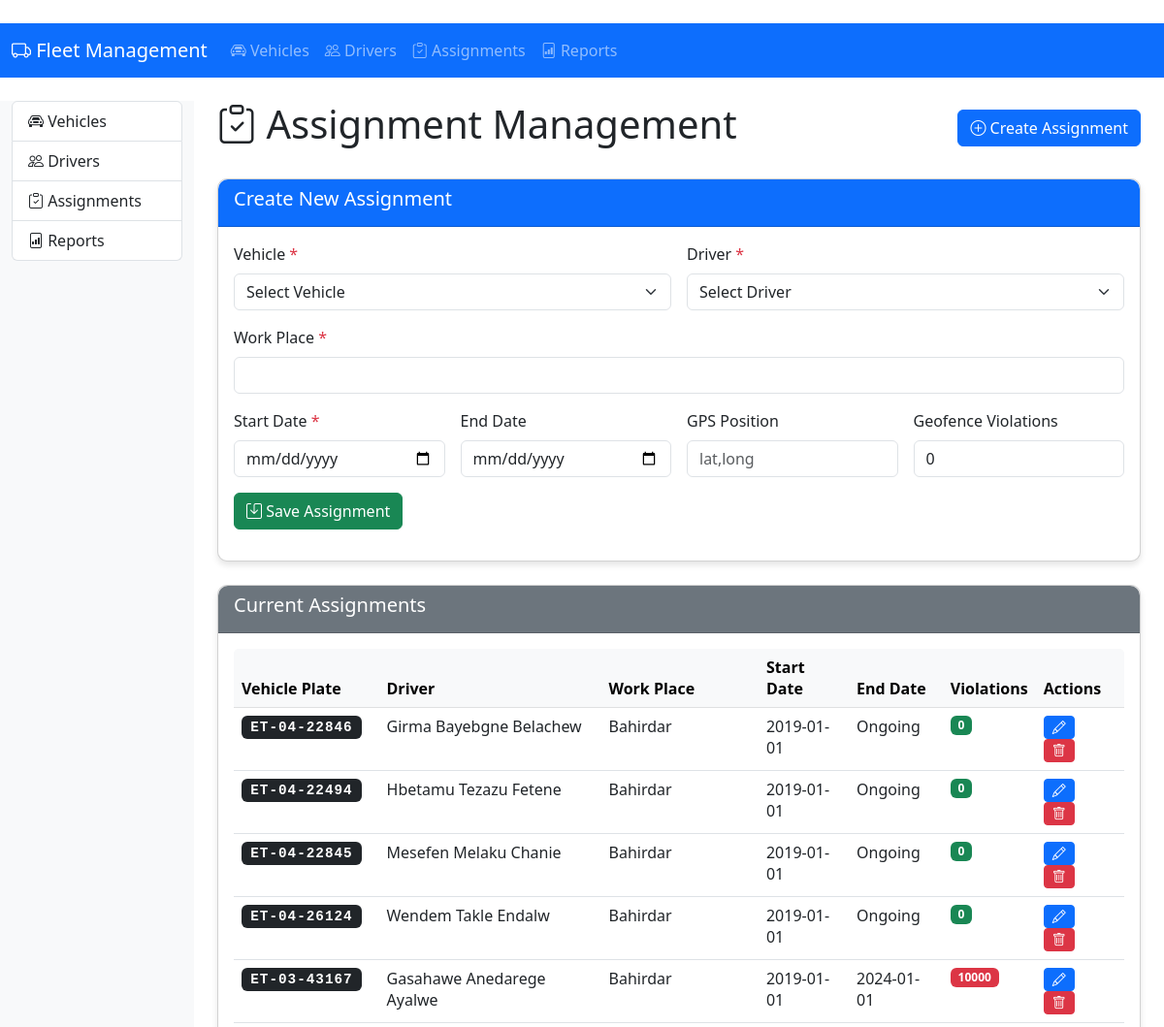
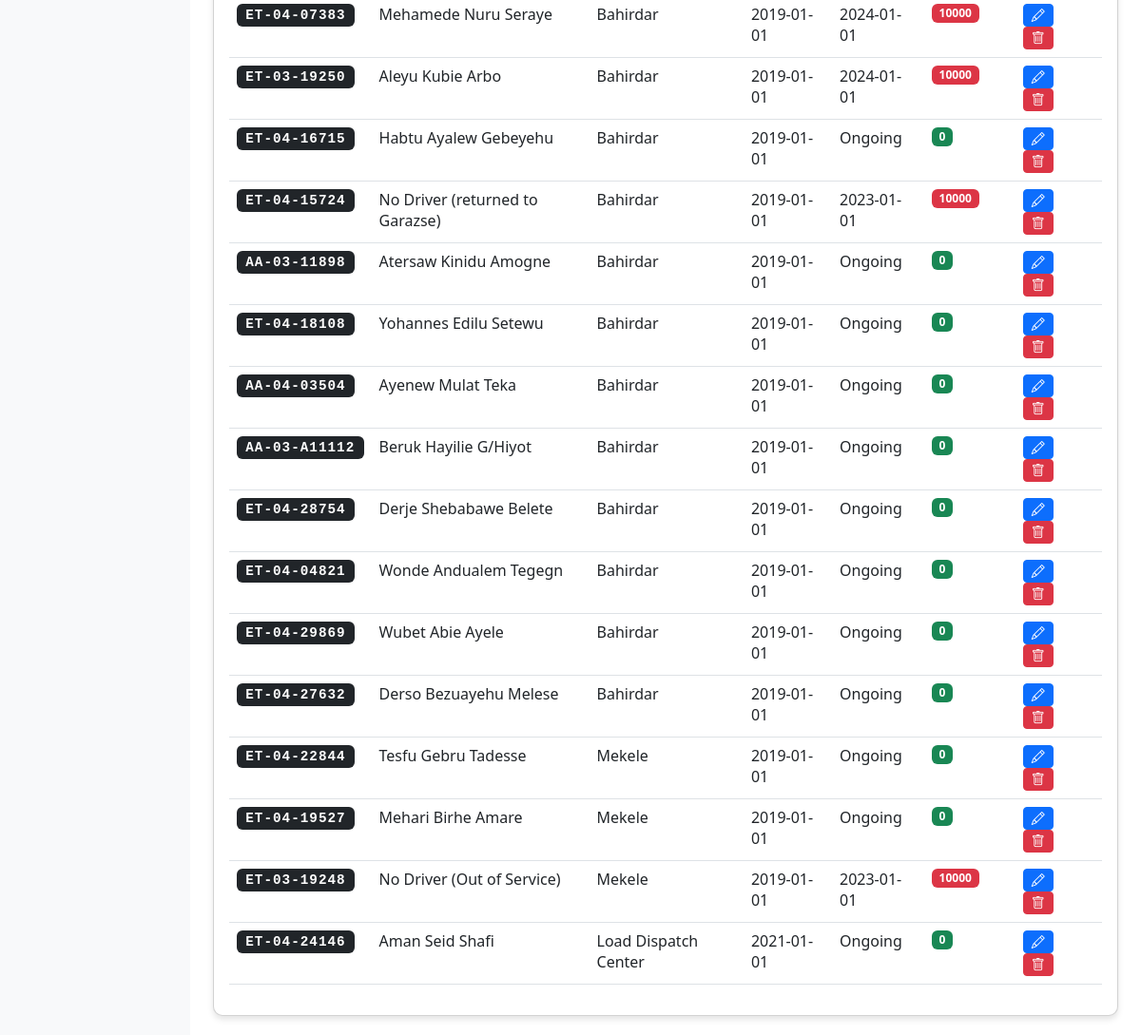
The app's page /assignments with its own data (2 pictures, top to bottom).
### app.py (models this page shows)
class Assignment(db.Model):
    id = db.Column(db.Integer, primary_key=True)
    plate_number = db.Column(db.String(20), db.ForeignKey('vehicle.plate_number'))
    driver_id = db.Column(db.Integer, db.ForeignKey('driver.id'))
    work_place = db.Column(db.String(100))
    start_date = db.Column(db.Date)
    end_date = db.Column(db.Date)
    gps_position = db.Column(db.String(50))
    geofence_violations = db.Column(db.Integer)

class Vehicle(db.Model):
    plate_number = db.Column(db.String(20), primary_key=True)
    chasis = db.Column(db.String(50), unique=True, nullable=False)
    vehicle_type = db.Column(Enum(*VEHICLE_TYPES, name='vehicle_types'))
    make = db.Column(db.String(50))
    model = db.Column(db.String(50))
    year = db.Column(db.String(4))
    fuel_type = db.Column(Enum(*FUEL_TYPES, name='fuel_types'))
    fuel_capacity = db.Column(db.Float)
    fuel_consumption = db.Column(db.Float)
    loading_capacity = db.Column(db.String(100))
    assigned_for = db.Column(Enum(*ASSIGNMENT_TYPES, name='assignment_types'))
    compliance = db.relationship('Compliance', backref='vehicle', uselist=False)
    maintenance = db.relationship('Maintenance', backref='vehicle')
    assignments = db.relationship('Assignment', backref='vehicle')

class Driver(db.Model):
    id = db.Column(db.Integer, primary_key=True)
    name = db.Column(db.String(100), nullable=False)
    id_number = db.Column(db.String(50), unique=True)
    phone = db.Column(db.String(15))
    reporting_to = db.Column(db.String(100))
    assignments = db.relationship('Assignment', backref='driver')

### app.py (the view, shortened to what this page needs)
@app.route('/assignments', methods=['GET', 'POST'])
def manage_assignments():
    assignments = Assignment.query.all()
    vehicles = Vehicle.query.all()
    drivers = Driver.query.all()
    return render_template('assignments.html', assignments=assignments, vehicles=vehicles, drivers=drivers)

### app.py (called while the page is built)
@app.before_request
def create_tables():
    db.create_all()

### templates/assignments.html (shortened to what this page needs)
﻿{% extends "base.html" %}
{% block content %}
<div class="container">
    <div class="d-flex justify-content-between align-items-center mb-4">
        <h1><i class="bi bi-clipboard-check"></i> Assignment Management</h1>
        <a href="/assignments" class="btn btn-primary">
            <i class="bi bi-plus-circle"></i> Create Assignment
        </a>
    </div>
    <div class="card">
        <div class="card-header bg-primary text-white">
            <h5>Create New Assignment</h5>
        </div>
        <div class="card-body">
            <form method="POST">
                <div class="row g-3">
                    <div class="col-md-6">
                        <label class="form-label">Vehicle <span class="text-danger">*</span></label>
                        <select class="form-select" name="plate_number" required>
                            <option value="" disabled selected>Select Vehicle</option>
                        </select>
                    </div>
                    <div class="col-md-6">
                        <label class="form-label">Driver <span class="text-danger">*</span></label>
                        <select class="form-select" name="driver_id" required>
                            <option value="" disabled selected>Select Driver</option>
                        </select>
                    </div>
                    <div class="col-md-12">
                        <label class="form-label">Work Place <span class="text-danger">*</span></label>
                        <input type="text" class="form-control" name="work_place" required>
                    </div>
                    <div class="col-md-3">
                        <label class="form-label">Start Date <span class="text-danger">*</span></label>
                        <input type="date" class="form-control" name="start_date" required>
                    </div>
                    <div class="col-md-3">
                        <label class="form-label">End Date</label>
                        <input type="date" class="form-control" name="end_date">
                    </div>
                    <div class="col-md-3">
                        <label class="form-label">GPS Position</label>
                        <input type="text" class="form-control" name="gps_position" placeholder="lat,long">
                    </div>
                    <div class="col-md-3">
                        <label class="form-label">Geofence Violations</label>
                        <input type="number" class="form-control" name="geofence_violations" value="0">
                    </div>
                    <div class="col-12">
                        <button type="submit" class="btn btn-success">
                            <i class="bi bi-save"></i> Save Assignment
                        </button>
                    </div>
                </div>
            </form>
        </div>
    </div>
    <div class="card mt-4">
        <div class="card-header bg-secondary text-white">
            <h5>Current Assignments</h5>
        </div>
        <div class="card-body">
            <div class="table-responsive">
                <table class="table table-hover">
                    <thead class="table-light">
                        <tr>
                            <th>Vehicle Plate</th>
                            <th>Driver</th>
                            <th>Work Place</th>
                            <th>Start Date</th>
                            <th>End Date</th>
                            <th>Violations</th>
                            <th>Actions</th>
                        </tr>
                    </thead>
                    <tbody>
                        {% for assignment in assignments %}
                        <tr>
                            <td><span class="badge bg-dark plate-badge">{{ assignment.vehicle.plate_number }}</span></td>
                            <td>{{ assignment.driver.name }}</td>
                            <td>{{ assignment.work_place }}</td>
                            <td>{{ assignment.start_date }}</td>
                            <td>{{ assignment.end_date or 'Ongoing' }}</td>
                            <td>
                                <span class="badge bg-{{ 'danger' if assignment.geofence_violations > 0 else 'success' }}">
                                    {{ assignment.geofence_violations }}
                                </span>
                            </td>
                            <td class="action-btns">
                                <a href="/assignments/{{ assignment.id }}" class="btn btn-sm btn-primary">
                                    <i class="bi bi-pencil"></i>
                                </a>
                                <a href="/assignments/delete/{{ assignment.id }}" class="btn btn-sm btn-danger"
                                   onclick="return confirm('Are you sure?')">
                                    <i class="bi bi-trash"></i>
                                </a>
                            </td>
                        </tr>
                        {% else %}
                        <tr>
                            <td colspan="7" class="text-center">No assignments found</td>
                        </tr>
                        {% endfor %}
                    </tbody>
                </table>
            </div>
        </div>
    </div>
</div>
{% endblock %}

### templates/base.html (style rules this page uses)
.card { margin-bottom: 20px; border-radius: 10px; box-shadow: 0 4px 6px rgba(0,0,0,0.1); }
.card-header { border-radius: 10px 10px 0 0 !important; }
.table-responsive { border-radius: 5px; overflow: hidden; }
.action-btns .btn { margin-right: 5px; }
.plate-badge { font-family: monospace; font-size: 1.1em; letter-spacing: 1px; }

### records on screen
Assignment: vehicle.plate_number "ET-04-22846", driver.name "Girma Bayebgne Belachew", work_place "Bahirdar", start_date "2019-01-01", end_date "Ongoing", geofence_violations "0"
Assignment: vehicle.plate_number "ET-04-22494", driver.name "Hbetamu Tezazu Fetene", work_place "Bahirdar", start_date "2019-01-01", end_date "Ongoing", geofence_violations "0"
Assignment: vehicle.plate_number "ET-04-22845", driver.name "Mesefen Melaku Chanie", work_place "Bahirdar", start_date "2019-01-01", end_date "Ongoing", geofence_violations "0"
Assignment: vehicle.plate_number "ET-04-26124", driver.name "Wendem Takle Endalw", work_place "Bahirdar", start_date "2019-01-01", end_date "Ongoing", geofence_violations "0"
Assignment: vehicle.plate_number "ET-03-43167", driver.name "Gasahawe Anedarege Ayalwe", work_place "Bahirdar", start_date "2019-01-01", end_date "2024-01-01", geofence_violations "10000"
Assignment: vehicle.plate_number "ET-04-07383", driver.name "Mehamede Nuru Seraye", work_place "Bahirdar", start_date "2019-01-01", end_date "2024-01-01", geofence_violations "10000"
Assignment: vehicle.plate_number "ET-03-19250", driver.name "Aleyu Kubie Arbo", work_place "Bahirdar", start_date "2019-01-01", end_date "2024-01-01", geofence_violations "10000"
Assignment: vehicle.plate_number "ET-04-16715", driver.name "Habtu Ayalew Gebeyehu", work_place "Bahirdar", start_date "2019-01-01", end_date "Ongoing", geofence_violations "0"
Assignment: vehicle.plate_number "ET-04-15724", driver.name "No Driver (returned to Garazse)", work_place "Bahirdar", start_date "2019-01-01", end_date "2023-01-01", geofence_violations "10000"
Assignment: vehicle.plate_number "AA-03-11898", driver.name "Atersaw Kinidu Amogne", work_place "Bahirdar", start_date "2019-01-01", end_date "Ongoing", geofence_violations "0"
Assignment: vehicle.plate_number "ET-04-18108", driver.name "Yohannes Edilu Setewu", work_place "Bahirdar", start_date "2019-01-01", end_date "Ongoing", geofence_violations "0"
Assignment: vehicle.plate_number "AA-04-03504", driver.name "Ayenew Mulat Teka", work_place "Bahirdar", start_date "2019-01-01", end_date "Ongoing", geofence_violations "0"
Assignment: vehicle.plate_number "AA-03-A11112", driver.name "Beruk Hayilie G/Hiyot", work_place "Bahirdar", start_date "2019-01-01", end_date "Ongoing", geofence_violations "0"
Assignment: vehicle.plate_number "ET-04-28754", driver.name "Derje Shebabawe Belete", work_place "Bahirdar", start_date "2019-01-01", end_date "Ongoing", geofence_violations "0"
Assignment: vehicle.plate_number "ET-04-04821", driver.name "Wonde Andualem Tegegn", work_place "Bahirdar", start_date "2019-01-01", end_date "Ongoing", geofence_violations "0"
Assignment: vehicle.plate_number "ET-04-29869", driver.name "Wubet Abie Ayele", work_place "Bahirdar", start_date "2019-01-01", end_date "Ongoing", geofence_violations "0"
Assignment: vehicle.plate_number "ET-04-27632", driver.name "Derso Bezuayehu Melese", work_place "Bahirdar", start_date "2019-01-01", end_date "Ongoing", geofence_violations "0"
Assignment: vehicle.plate_number "ET-04-22844", driver.name "Tesfu Gebru Tadesse", work_place "Mekele", start_date "2019-01-01", end_date "Ongoing", geofence_violations "0"
Assignment: vehicle.plate_number "ET-04-19527", driver.name "Mehari Birhe Amare", work_place "Mekele", start_date "2019-01-01", end_date "Ongoing", geofence_violations "0"
Assignment: vehicle.plate_number "ET-03-19248", driver.name "No Driver (Out of Service)", work_place "Mekele", start_date "2019-01-01", end_date "2023-01-01", geofence_violations "10000"
Assignment: vehicle.plate_number "ET-04-24146", driver.name "Aman Seid Shafi", work_place "Load Dispatch Center", start_date "2021-01-01", end_date "Ongoing", geofence_violations "0"
